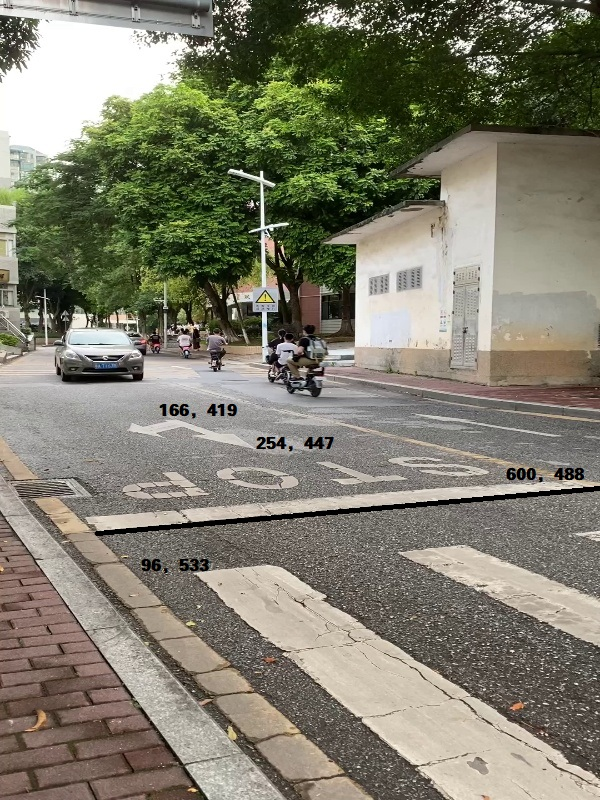
#> input picture EstimatedSpeedAndTimeToHitTheLine/FirstFrame_1.jpg, 600 x 800 px, given in place of TestVideo.mp4, which was not available
$ python main.py
#> lines starting #> are read from the running program, lines starting #| are printed output that depends on the picture; after the words box and inside, x2 and y2 are one past the last pixel; in counts of white or black regions, pixels touching at a corner belong together; pictures that were not available may be replaced by others from this repository, and a replacement may not be noted
#> further down, frame is the input picture: shape (800, 600, 3); mean B, G, R 109.1, 125, 127.5
# -*- coding = utf-8 -*-
# @time:2022/5/01 20:41
# Author:LeeJackson
# @File:main.py
# @Software:PyCharm

# 环境配置请查看requirement.txt文件！
# numpy==1.21.3
# opencv_python==4.5.5.62
# scikit_image==0.19.2

# 导入python模块
import math
import cv2
import cv2.cv2
import numpy as np
from skimage.metrics import structural_similarity as ssim

def BackgroundSubtractorMOG(frame,kernel,model):
    """
    基于高斯混合模型的背景差分法，用于粗略识别运动中的小汽车\n
    :param frame: 待处理的图像帧
    :param kernel: cv2.getStructuringElement构造形态学使用的kernel
    :param model: 构造高斯混合模型
    :return:
    """
    (x, y, w, h)=(0, 0, 0, 0)
    # 运用高斯模型进行拟合，在两个标准差内设置为0，在两个标准差外设置为255
    fgmk = model.apply(frame)
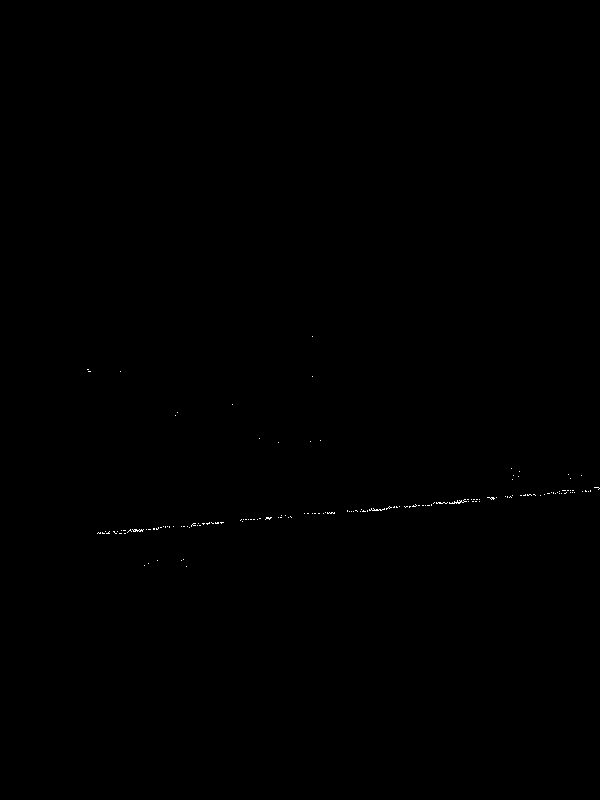
#> fgmk: shape (800, 600); values 127 (black) and 255 (white), 0.09% white in thin lines or dots, all inside (x1, y1, x2, y2) = (87, 336, 600, 567)
    # 使用形态学的开运算做背景的去除
    fgmk = cv2.morphologyEx(fgmk, cv2.MORPH_OPEN, kernel)
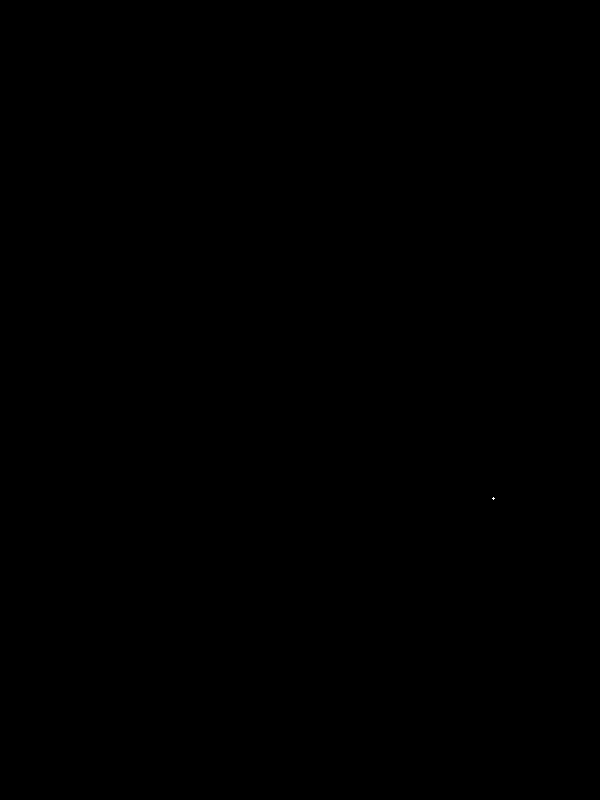
#> fgmk: shape (800, 600); values 127 (black) and 255 (white), 0% white in thin lines or dots, all inside (x1, y1, x2, y2) = (492, 497, 495, 500)
    # cv2.findContours计算fgmk的轮廓
    contours, hierarchy = cv2.findContours(fgmk.copy(), cv2.RETR_EXTERNAL, cv2.CHAIN_APPROX_SIMPLE) # 该函数计算一幅图像中目标的轮廓
#> contours = [[[0, 0], [0, 799], [599, 799], [599, 0]]]
    for c in contours:
        # 只有足够大的矩形框才能当作是小汽车
        if cv2.contourArea(c) < 8000:
            continue
        (x, y, w, h) = cv2.boundingRect(c) # 该函数计算矩形的边界框
#> this loop made 1 pass
#> (c, x, y, w, h) on pass 1: ([[0, 0], [0, 799], [599, 799], [599, 0]], 0, 0, 600, 800)

    return (x, y, w, h)

def getP(frame,src_point,width,length):
    """
    获取线圈区域中的像素点，并且返回\n
    :param frame:当前帧
    :param src_point:虚拟线圈的起始点
    :param width:虚拟线圈的宽
    :param length:虚拟线圈的长
    :return: rec:虚拟线圈内部像素点
    """
    # 将当前帧转换为灰度图像
    gray_img = cv2.cvtColor(frame, cv2.COLOR_BGR2GRAY)
    # 虚拟线圈的大小，（列数，行数）
    dsize=(length,width)
    # 虚拟线圈的起始位置
    src_point = np.float32(src_point)
    # 获取虚拟线圈的四个端点
    dst_point = np.float32([[0,0],[0,dsize[1]-1],[dsize[0]-1,dsize[1]-1],[dsize[0]-1,0]])
    # 至少要4个点，一一对应，找到映射矩阵h
    h, s = cv2.findHomography(src_point, dst_point, cv2.RANSAC, 10)
    # 获取线圈内部像素信息
    rec = cv2.warpPerspective(gray_img, h, dsize)

    return rec

def settingVirtualCoil(frame,startpX,startpY,rotateAnglePi,length,width):
    """
    设置虚拟线圈并且在当前帧显示\n
    :param frame:当前帧
    :param startpX:虚拟线圈起始点x坐标
    :param startpY:虚拟线圈起始点y坐标
    :param rotateAnglePi:线圈旋转角度，用弧度值表示
    :param length:虚拟线圈的长
    :param width:虚拟线圈的宽
    :return:虚拟线圈的四个端点
    """
    # 获取旋转角度的sin与cos值
    cosA=math.cos(rotateAnglePi)
    sinA=math.sin(rotateAnglePi)
    # 计算四个端点
    p1x= int(startpX)
    p1y= int(startpY)

    p2x= int(p1x+length*sinA)
    p2y= int(p1y-length*cosA)

    p3x= int(p2x)
    p3y= int(p2y - width)

    p4x= int(p1x)
    p4y= int(p1y-width)

    # 调用opencv库绘制线圈
    cv2.line(frame, (p1x, p1y), (p2x, p2y), (0, 255, 0), 2)
    cv2.line(frame, (p2x, p2y), (p3x, p3y), (0, 255, 0), 2)
    cv2.line(frame, (p3x, p3y), (p4x, p4y), (0, 255, 0), 2)
    cv2.line(frame, (p4x, p4y), (p1x, p1y), (0, 255, 0), 2)
    return [[p1x,p1y],[p2x,p2y],[p3x,p3y],[p4x,p4y]]

# 按间距中的绿色按钮以运行脚本。
if __name__ == '__main__':
    # 调用opencv，读取视频
    cap = cv2.VideoCapture("TestVideo.mp4")
    # 初始化速度变量
    velocity = None
    # 初始化帧数变量
    framecount = 0
    # 计算终点线的斜率，并转换为角度
    anglePi=math.atan((488.0-533.0)/(600.0-96.0))
    # 初始化线圈长度与宽度
    VirtualCoilLength = 100
    VirtualCoilWidth = 20
    # 获取视频帧率
    fps_video = cap.get(cv2.CAP_PROP_FPS)

    # cv2.getStructuringElement构造形态学使用的kernel
    kernel = cv2.getStructuringElement(cv2.MORPH_ELLIPSE, (3, 3))
    # 构造高斯混合模型，以待后续背景差分法所调用
    model = cv2.createBackgroundSubtractorMOG2()

    # ----------------------------视频处理程序---------------------------
    while cap.isOpened():# 如果视频被打开了就执行处理程序
        # 帧数+1
        framecount += 1
        # 读取一帧
        ret, frame = cap.read()
        if ret:
            # 将当前帧重置为宽高为600*800的画面
            frame = cv2.resize(frame, (600, 800))
            # [6 lines of commented-out code are left out]
            (x, y, w, h) = BackgroundSubtractorMOG(frame,kernel,model)
#> x = 0; y = 0; w = 600; h = 800
            cv2.rectangle(frame, (x, y), (x + w, y + h), (255, 255, 0), 2)

            # ------------------车速检测模块------------------------------------
            # 设置第一个线圈，起始点为（166，419）
            # 图像的y轴正方向向下，因此获取的角度需要加上pi/2
            src_point1= settingVirtualCoil(frame, 166, 419, math.pi / 2 + anglePi,
                                           VirtualCoilLength, VirtualCoilWidth)
#> in settingVirtualCoil, `cv2.line(frame, (p2x, p2y), (p3x, p3y), (0, 255, 0), 2)`: frame: shape (800, 600, 3); mean B, G, R 110.3, 126.3, 126.3
#> in settingVirtualCoil, `cv2.line(frame, (p4x, p4y), (p1x, p1y), (0, 255, 0), 2)`: frame: shape (800, 600, 3); mean B, G, R 110.2, 126.4, 126.1
#> src_point1 = [[166, 419], [265, 410], [265, 390], [166, 399]]
            # 设置第二个线圈，起始点为（254，447）
            src_point2 = settingVirtualCoil(frame, 254, 447, math.pi / 2 + anglePi,
                                            VirtualCoilLength, VirtualCoilWidth)
#> call 2 of settingVirtualCoil, with startpX = 254, startpY = 447, rotateAnglePi = 1.48, length = 100, width = 20
#> in settingVirtualCoil (call 2), `cv2.line(frame, (p2x, p2y), (p3x, p3y), (0, 255, 0), 2)`: frame: shape (800, 600, 3); mean B, G, R 110.1, 126.5, 126.1
#> in settingVirtualCoil (call 2), `cv2.line(frame, (p3x, p3y), (p4x, p4y), (0, 255, 0), 2)`:
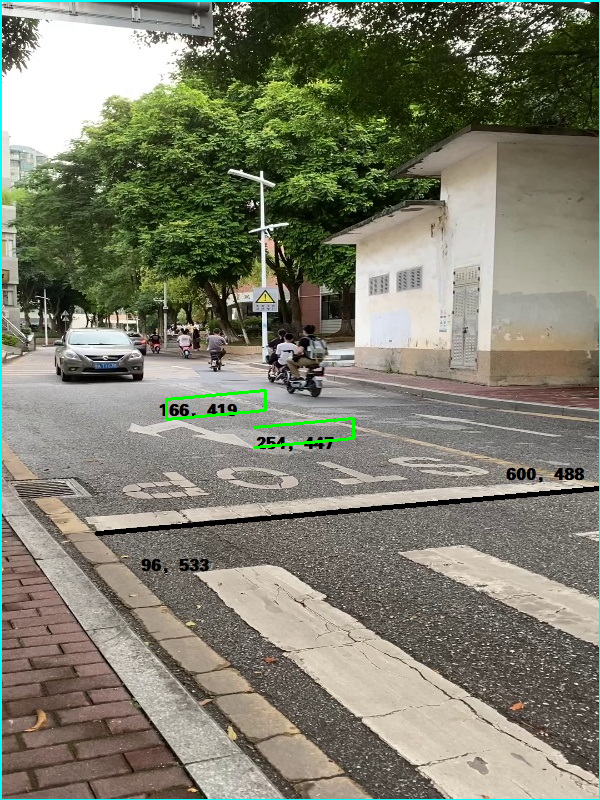
#> frame: shape (800, 600, 3); mean B, G, R 110, 126.5, 126
#> in settingVirtualCoil (call 2), `cv2.line(frame, (p4x, p4y), (p1x, p1y), (0, 255, 0), 2)`: frame: shape (800, 600, 3); 0.01% of pixels changed, all inside (x1, y1, x2, y2) = (253, 428, 256, 447)
#> src_point2 = [[254, 447], [353, 438], [353, 418], [254, 427]]

            if framecount == 1: # 如果是第一帧就进行初始化
                passingFirstCoil = False  # 判断是否经过第一个线圈的标志
                passingSecondCoil = False  # 判断是否经过第而个线圈的标志
                # 获取没有车辆通过时第一个线圈像素点
                initRectangleOfA = getP(frame, src_point1, VirtualCoilWidth, VirtualCoilLength)
#> in getP, `gray_img = cv2.cvtColor(frame, cv2.COLOR_BGR2GRAY)`:
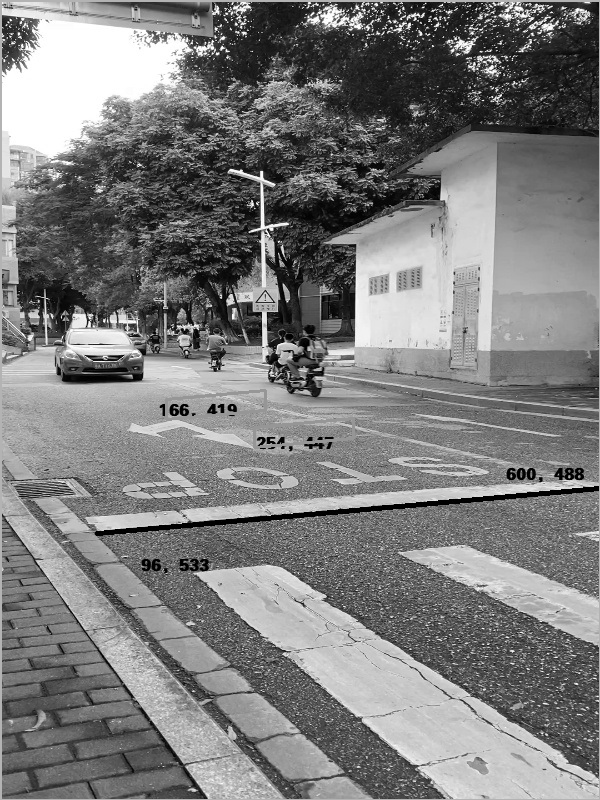
#> gray_img: shape (800, 600); min 0, max 255, mean 124.5
#> in getP, `src_point = np.float32(src_point)`: src_point = [[166, 419], [265, 410], [265, 390], [166, 399]]
#> in getP, `h, s = cv2.findHomography(src_point, dst_point, cv2.RANSAC, 10)`: h = [[-0.45, -4.95, 2148.7], [0.192, 2.13e-16, -31.86], [0, 0, 1]]; s = [1, 1, 1, 1]
#> in getP, `rec = cv2.warpPerspective(gray_img, h, dsize)`:
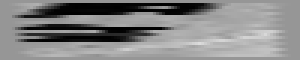
#> rec: shape (20, 100) (shown 3 times larger); min 0, max 220, mean 132.9
                # 获取没有车辆通过时第二个线圈像素点
                initRectangleOfB = getP(frame, src_point2, VirtualCoilWidth, VirtualCoilLength)
#> call 2 of getP, with width = 20, length = 100
#> in getP (call 2), `src_point = np.float32(src_point)`: src_point = [[254, 447], [353, 438], [353, 418], [254, 427]]
#> in getP (call 2), `h, s = cv2.findHomography(src_point, dst_point, cv2.RANSAC, 10)`: h = [[-0.45, -4.95, 2326.9], [0.192, 2.13e-16, -48.75], [0, 0, 1]]
#> in getP (call 2), `rec = cv2.warpPerspective(gray_img, h, dsize)`:
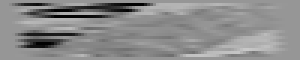
#> rec: shape (20, 100) (shown 3 times larger); min 1, max 200, mean 138.7
            else:
                # 判断虚拟线圈是否在目标车辆的框选矩形内部
                if x <= 166 and y + h >= 419 and x + w >= 166 + VirtualCoilLength and y <= 419 - VirtualCoilWidth:
                    # 获取当前帧第一个线圈中的像素点
                    newRectangleOfA = getP(frame, src_point1, VirtualCoilWidth, VirtualCoilLength)
                    # 调用SSIM方法来比较初始帧与当前帧的第一个线圈的差异
                    similarityOfA = ssim(initRectangleOfA, newRectangleOfA)
                    # 如果没有车辆通过第二个线圈就获取当前帧第二个线圈中的像素点
                    if not passingSecondCoil:
                        laterRectangleOfB = getP(frame, src_point2, VirtualCoilWidth, VirtualCoilLength)
                        similarityOfB = ssim(initRectangleOfB, laterRectangleOfB)
                    #print(similarityOfA)
                    # 如果第一个线圈的中相似度小于0.1，且两个标志均为false，证明车辆通过第一个线圈
                    if similarityOfA < 0.1 and not passingFirstCoil and not passingSecondCoil:
                        passingFirstCoil=True
                        start_frame = framecount
                        print("已经通过第一个线圈",start_frame)
                    # 如果第二个线圈中相似度小于0.1且通过第一个线圈的标志为True，则证明车辆正在通过第二个线圈
                    if similarityOfB < 0.1 and passingFirstCoil:
                        passingSecondCoil = True
                        end_frame = framecount
                        print("已通过第二个线圈",end_frame)
                        # 查阅国标可得，在小于30km/h的道路上箭头的长度为300cm即3m
                        velocity = 3/((end_frame-start_frame)/fps_video)
                        print("车速为",velocity,"m/s")
                        # 查阅国标可得，箭头到标线的距离在3m，标线宽为20cm
                        hit_time = 3.2/velocity
                        print("预计",hit_time,"秒后撞线")
                        passingFirstCoil = False


                # 这里是检查车辆是否完全通过第二个线圈，以避免重复检测
                if passingSecondCoil:
                    laterRectangleOfB2 = getP(frame, src_point2, VirtualCoilWidth, VirtualCoilLength)
                    SimilarityOfB=ssim(laterRectangleOfB, laterRectangleOfB2)
                    if SimilarityOfB < 0.1:
                        passingSecondCoil = False


                # ------------------ 在视频中显示相关信息----------------------------------------
                frame = cv2.putText(frame,"Fps: "+str('%.2f' %fps_video),(10,30),
                                  cv2.FONT_HERSHEY_SIMPLEX,0.6,(0,0,255),2)
                frame = cv2.putText(frame,"FrameCount: "+str(framecount),(10,55),
                                  cv2.FONT_HERSHEY_SIMPLEX,0.6,(0,0,255),2)
                frame = cv2.putText(frame,"push \"space\" to stop or start video",(10,80),
                                  cv2.FONT_HERSHEY_SIMPLEX,0.6,(0,0,255),2)
                frame = cv2.putText(frame,"push \"q\" to quit",(10,105),
                                  cv2.FONT_HERSHEY_SIMPLEX,0.6,(0,0,255),2)
                if passingFirstCoil:
                    frame = cv2.putText(frame, "The car has passed the first virtual coil", (10, 705),
                                        cv2.FONT_HERSHEY_SIMPLEX, 0.6, (0, 255, 255), 2)

                elif velocity is not None and passingSecondCoil:
                    frame = cv2.putText(frame, "The car has passed the second virtual coil", (10, 665),
                                        cv2.FONT_HERSHEY_SIMPLEX, 0.6, (0, 255, 255), 2)
                    frame = cv2.putText(frame, "The car's speed is " + str('%.2f' % velocity) + "m/s ("+ str('%.2f' % (3.6*velocity))+"km/h)",
                                        (10, 685),cv2.FONT_HERSHEY_SIMPLEX, 0.6, (0, 255, 255), 2)
                    frame = cv2.putText(frame, "The car will hit the line in " + str('%.2f' % hit_time) + " s", (10, 705),
                                    cv2.FONT_HERSHEY_SIMPLEX, 0.6, (0, 255, 255), 2)

            cv2.imshow("VehicleSpeedTestAndGuessHitTime", frame)

            # --------键盘控制视频---------------
            # 读取键盘值
            key = cv2.waitKey(10) & 0xFF
#> (key q is pressed here)
            if key == ord('q'):
                # 设置Q按下时退出
                break
            elif key == ord(' '):
                # 设置空格按下时暂停或播放视频
                cv2.waitKey(0)

        else:
            break

    print(fps_video)
    cap.release()
    cv2.destroyAllWindows()
